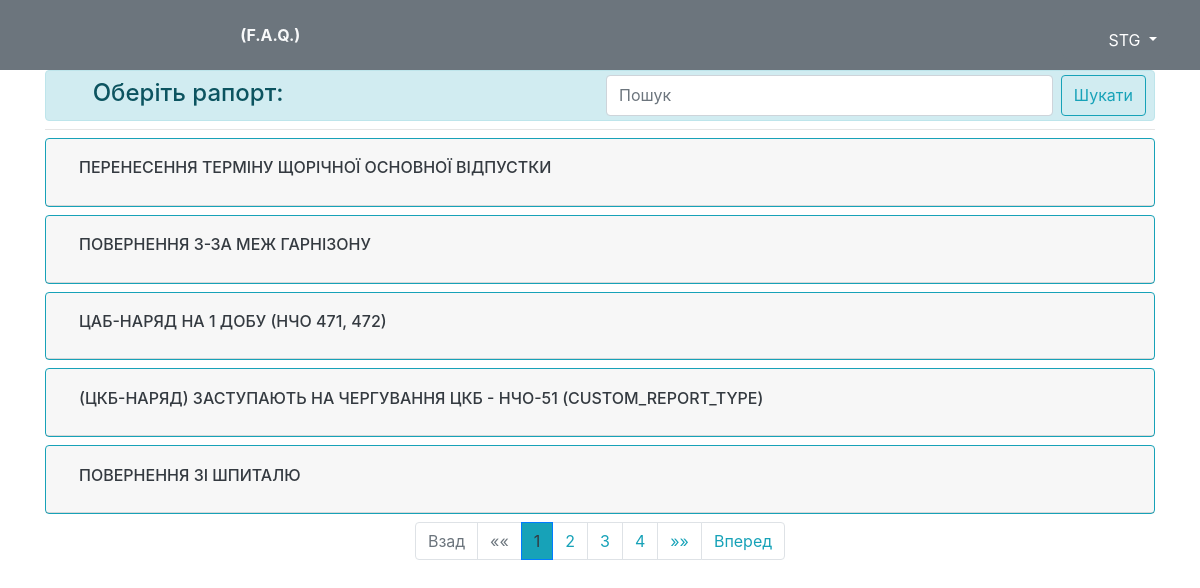
The app's page / (signed in) with its own data.
### reports/models.py (models this page shows, shortened)
class Report(models.Model):
    REPORT_TYPES = [
        ('regular', 'звичайний рапорт'),
        ('custom', 'рапорт по специфічному шаблону'),
    ]
    type = models.CharField(max_length=100, choices=REPORT_TYPES, default='regular', verbose_name="тип рапорту")
    title = models.CharField(max_length=255, null=True, verbose_name="Назва рапорту")
    body_sample = models.TextField(blank=True, null=True, verbose_name="зразок тексту рапорту")
    body_template = models.TextField(blank=True, null=True, verbose_name="шаблон рапорту (змінюється адміністратором, див. у документації)")
    default_header_position = models.ForeignKey(Position, related_name='report_header_position_set', on_delete=models.SET_NULL, blank=True, null=True, verbose_name="посада на кого цей рапорт")
    default_footer_position = models.ForeignKey(Position, related_name='report_footer_position_set', on_delete=models.SET_NULL, blank=True, null=True, verbose_name="посада від кого цей рапорт")
    class Meta:
        verbose_name = "Рапорти__"
        verbose_name_plural = "Рапорти"

### reports/views.py (the view)
# urls.py: path('', views.reports_list_view, name='index'),
def reports_list_view(request):
    if request.method == 'POST':
        filter_param = request.POST.get('filter_param')
        if (filter_param is not None) and (len(filter_param) > 0):
            cap_filter_param = filter_param.capitalize()
            reports_list = Report.objects.filter(
                Q(title__icontains=cap_filter_param) | Q(body_sample__icontains=cap_filter_param)
                |
                Q(title__icontains=filter_param) | Q(body_sample__icontains=filter_param)
            ).order_by('id')
        else:
            filter_param = ""
            reports_list = Report.objects.all().order_by('id')
        paginator = Paginator(reports_list, 5)
        page_obj = paginator.get_page(1)
        context = {
            'page_obj': page_obj,
            'filter_param': filter_param
        }
    elif request.method == 'GET':
        filter_param = request.GET.get('filter_param')
        if (filter_param is not None) and (len(filter_param) > 0):
            cap_filter_param = filter_param.capitalize()
            reports_list = Report.objects.filter(
                Q(title__icontains=cap_filter_param) | Q(body_sample__icontains=cap_filter_param)
                |
                Q(title__icontains=filter_param) | Q(body_sample__icontains=filter_param)
            ).order_by('id')
        else:
            filter_param = ""
            reports_list = Report.objects.all().order_by('id')
        paginator = Paginator(reports_list, 5)
        page_number = request.GET.get('page')
        page_obj = paginator.get_page(page_number)
        context = {
            'page_obj': page_obj,
            'filter_param': filter_param
        }
    return render(request, 'reports/reports_list.html', context)

### reports/templates/reports/reports_list.html (shortened to what this page needs)
{% extends 'reports/base.html' %}
{% block content %}
    <div class="alert alert-info align-items-center my-0 py-0 pr-2" role="alert">
        <div class="form-group row my-1">
            <div class="col-12 d-flex">
                <h4 class="mr-auto mt-1"><i class="fas fa-server mr-2"></i>Оберіть рапорт:</h4>
                <form id='search' class="d-flex w-50" method='POST' action='{% url 'reports:reports_list' %}'>
                    <input type="search" class="form-control mr-2" placeholder="Пошук" id="filter_param"
                           name="filter_param">
                    <button type="submit" class="btn btn-outline-info">Шукати</button>
                </form>
            </div>
        </div>
    </div>
    <hr class="my-2">
    {% for report in page_obj %}
        <div class="accordion mb-0" id="accordion-1">
            <div class="card border-info my-2">
                <div class="card-header" id="heading-{{ forloop.counter0 }}">
                    <h2 class="mb-0">
                        <button class="btn btn-link text-dark" type="button" data-toggle="collapse"
                                data-target="#collapse-{{ forloop.counter0 }}"
                                aria-expanded="false" aria-controls="collapseOne">
                            <h6>{{ report.title|upper }}</h6>
                        </button>
                    </h2>
                </div>
            </div>
        </div>
    {% endfor %}
    <nav aria-label="PAGES NAVIGATION">
        {% if page_obj.has_other_pages %}
            <ul class="pagination justify-content-center">
                {% if page_obj.has_previous %}
                    <li class="page-item"><a class="page-link text-info"
                                             href="?{% if filter_param %}filter_param={{ filter_param }}&{% endif %}page={{ page_obj.previous_page_number }}">Взад</a>
                    </li>
                    <li class="page-item"><a class="page-link text-info"
                                             href="?{% if filter_param %}filter_param={{ filter_param }}&{% endif %}page=1">&laquo;&laquo;</a>
                    </li>
                {% else %}
                    <li class="page-item disabled"><a class="page-link" href="#">Взад</a></li>
                    <li class="page-item disabled"><a class="page-link" href="#">&laquo;&laquo;</a></li>
                {% endif %}
                {% for i in page_obj.paginator.page_range %}
                    {% if i == page_obj.number %}
                        <li class="page-item active">
                            <span class="page-link text-dark bg-info">{{ page_obj.number }}</span>
                        </li>
                    {% else %}
                        <li class="page-item">
                            <a class="page-link text-info"
                               href="?{% if filter_param %}filter_param={{ filter_param }}&{% endif %}page={{ i }}">{{ i }}</a>
                        </li>
                    {% endif %}
                {% endfor %}
                {% if page_obj.has_next %}
                    <li class="page-item"><a class="page-link text-info"
                                             href="?{% if filter_param %}filter_param={{ filter_param }}&{% endif %}page={{ page_obj.paginator.num_pages }}">&raquo;&raquo;</a>
                    </li>
                    <li class="page-item"><a class="page-link text-info"
                                             href="?{% if filter_param %}filter_param={{ filter_param }}&{% endif %}page={{ page_obj.next_page_number }}">Вперед</a>
                    </li>
                {% else %}
                    <li class="page-item disabled"><a class="page-link" href="#">&raquo;&raquo;</a></li>
                    <li class="page-item disabled"><a class="page-link" href="#">Вперед</a></li>
                {% endif %}
            </ul>
        {% endif %}
    </nav>
{% endblock %}

### reports/templates/reports/base.html (shortened to what this page needs)
{% load static %}
<!doctype html>
<html lang="en">
<head>
    <link rel="stylesheet" href="{% static 'fontawesome-free-5.11.2-web/css/all.css' %}">
    <link href="https://maxcdn.bootstrapcdn.com/bootstrap/4.0.0/css/bootstrap.min.css"
 rel="stylesheet"/>
    <link rel="stylesheet" type="text/css" href="{% static 'custom-css/custom_styles.css' %}"/>
</head>
<body>
<nav class="navba fixed-top navbar-expand navbar-dark bg-secondary">
    <div class="container form-inline">
        <a href="/" class="navbar-brand ml-3">
            <i class="fas fa-greater-than fa-3x text-light"></i></a>
            <div class="collapse navbar-collapse">
                {% if user.is_authenticated %}
                    <ul class="navbar-nav mr-auto d-flex align-items-center">
                        <li class="nav-item">
                            <a id="nav-bar-link-no-underline" href="{% url 'reports:index' %}">
                                <span class="nav-link text-light text-uppercase font-weight-normal px-3">
                                    <i class="fas fa-file-alt fa-2x text-danger"></i>
                                    <i class="fas fa-file-alt fa-2x text-warning"></i>
                                    <i class="fas fa-file-alt fa-2x text-light"></i>
                                </span>
                            </a>
                        </li>
                        <li class="nav-item"><a class="nav-link text-light text-uppercase font-weight-bold px-3"
                                                href="#">(F.A.Q.)</a></li>
                    </ul>
                    <div class="dropdown">
                        <button class="btn btn-secondary dropdown-toggle align-self-baseline" type="button"
                                id="dropdownMenuButton"
                                data-toggle="dropdown" aria-haspopup="true" aria-expanded="false">
                            <span class="fas fa-child fa-2x mr-2"></span><span>{{ user.username|upper }}</span>
                        </button>
                    </div>
                {% endif %}
            </div>
    </div>
</nav>
<div class="container">
    {% block content %}{% endblock %}
</div>
</body>
</html>

### reports/static/custom-css/custom_styles.css (style rules this page uses)
body { padding-top: 70px; }

### records on screen
Report: title "ПЕРЕНЕСЕННЯ ТЕРМІНУ ЩОРІЧНОЇ ОСНОВНОЇ ВІДПУСТКИ"
Report: title "ПОВЕРНЕННЯ З-ЗА МЕЖ ГАРНIЗОНУ"
Report: title "ЦАБ-НАРЯД НА 1 ДОБУ (НЧО 471, 472)"
Report: title "(ЦКБ-НАРЯД) ЗАСТУПАЮТЬ НА ЧЕРГУВАННЯ ЦКБ - НЧО-51 (CUSTOM_REPORT_TYPE)"
Report: title "ПОВЕРНЕННЯ ЗІ ШПИТАЛЮ"

### other values on screen
{{ user.username|upper }} "STG"
{{ page_obj.number }} "1"
{{ i }} "2" "3" "4"
